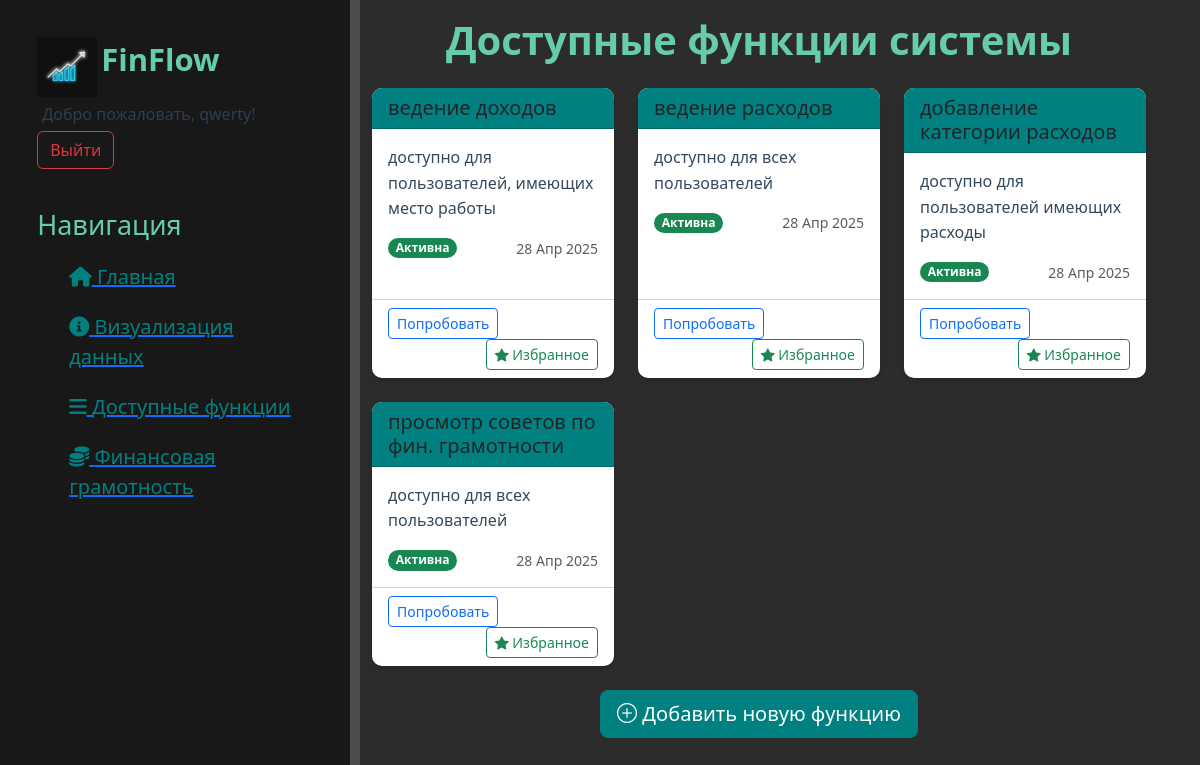
Screenshot of /news/news/ (signed in) with the database file from the repository.
### news/models.py (models this page shows, shortened)
class Features(models.Model):
    name = models.CharField(max_length=100, verbose_name='Название функции')
    description = models.TextField(verbose_name='Описание')
    created_at = models.DateTimeField(auto_now_add=True, verbose_name='Дата создания')
    is_active = models.BooleanField(default=True, verbose_name='Активна')

### news/views.py (the view)
# urls.py: path('news/', views.news_home, name='news_home'),
def news_home(request):
    features = Features.objects.all()
    return render(request, 'news/features.html', {'features': features})

### news/templates/news/features.html (shortened to what this page needs)
{% extends 'main/layout.html' %}
{% block content %}
<div class="container mt-0 pt-3">
     <h1 class="text-center mb-4" style="font-weight: 600;
    color: #66CDAA;">Доступные функции системы</h1>
    <div class="row row-cols-1 row-cols-md-2 row-cols-lg-3 g-4">
        {% for feature in features %}
        <div class="col">
            <div class="card feature-card h-100 {% if not feature.is_active %}card-inactive{% endif %}">
                <div class="card-header" style="background-color: #008080;">
                    <h5 class="card-title mb-0">{{ feature.name }}</h5>
                </div>
                <div class="card-body">
                    <p class="card-text">{{ feature.description }}</p>
                    <div class="d-flex justify-content-between align-items-center">
                        <span class="badge rounded-pill {% if feature.is_active %}bg-success{% else %}bg-secondary{% endif %}">
                            {% if feature.is_active %}Активна{% else %}Отключена{% endif %}
                        </span>
                        <small class="text-muted">{{ feature.created_at|date:"d M Y" }}</small>
                    </div>
                </div>
                <div class="card-footer bg-transparent">
                    <a href="{% url 'about' %}" class="btn btn-outline-primary btn-sm">Попробовать</a>
                    <button class="btn btn-outline-success btn-sm float-end">
                        <i class="bi bi-star-fill"></i> Избранное
                    </button>
                </div>
            </div>
        </div>
        {% empty %}
        <div class="col-12">
            <div class="alert alert-info text-center">
                <i class="bi bi-info-circle-fill"></i> Функции еще не добавлены
            </div>
        </div>
        {% endfor %}
    </div>
    <div class="text-center mt-4">
        <a href="{% url 'create_feature' %}" class="btn btn-primary btn-lg" style="background-color: #008080; border-color: #008080;">
            <i class="bi bi-plus-circle"></i> Добавить новую функцию
        </a>
    </div>
</div>
{% endblock %}

### main/templates/main/layout.html (shortened to what this page needs)
<!DOCTYPE html>
{% load static %}
<html lang="ru">
<head>
    <link rel="stylesheet" href="https://cdn.jsdelivr.net/npm/bootstrap@5.3.3/dist/css/bootstrap.min.css">
    <link rel="stylesheet" href="{% static 'main/css/main.css' %}">
    <link rel="stylesheet" href="https://cdnjs.cloudflare.com/ajax/libs/font-awesome/6.0.0-beta3/css/all.min.css">
    <link rel="stylesheet" href="https://cdn.jsdelivr.net/npm/bootstrap-icons@1.8.0/font/bootstrap-icons.css">
</head>
<body>
    <aside>
        <img src="{% static 'main/img/pic.JPG' %}" alt="Logo">
        <span class="logo">FinFlow</span>
{% if user.is_authenticated %}
    <span class="welcome-message">Добро пожаловать, {{ user.username }}!</span>
    <form action="{% url 'logout' %}" method="post" style="display: inline;">
        <button type="submit" class="btn btn-outline-danger">Выйти</button>
    </form>
{% else %}
    <div class="auth-buttons">
        <a href="{% url 'login' %}" class="btn btn-outline-primary" style=" border-color: #008080; color: #fff;">Войти</a>
        <a href="{% url 'register' %}" class="btn btn-primary" style="background-color: #008080; border-color: #008080;">Регистрация</a>
    </div>
{% endif %}
        <h3>Навигация</h3>
        <ul>
            <a href="{% url 'home' %}"><li><i class="fa-solid fa-house"></i> Главная</li></a>
            <a href="{% url 'about' %}"><li><i class="fa-solid fa-circle-info"></i> Визуализация данных</li></a>
            <a href="{% url 'news_home' %}"><li><i class="fa-solid fa-bars"></i> Доступные функции</li></a>
            <a href="{% url 'financial_tips' %}"><li><i class="fa-solid fa-coins"></i> Финансовая грамотность</li></a>
        </ul>
    </aside>
    <main>
        {% block content %}
        {% endblock %}
    </main>
</body>
</html>

### main/static/main/css/main.css (style rules this page uses)
body { background: #2c2c2c; }
aside { float:left; background: #181818; width: 30%; padding: 3.1%; height: 200vh; color: #66CDAA; border-right: 10px solid #4d4d4d; }
aside img { width: 60px; float: left; }
aside .logo { font-size: 31px; margin-left: 4px; font-weight: bold; position: relative; top: -1px; }
aside h3 { margin-top: 40px; font-size: 27px; }
aside ul { list-style: none }
aside ul li { color: #008080; display: block; margin-top: 20px; font-size: 20px; transition: transform .6s ease; }
.feature-card { border-radius: 10px; box-shadow: 0 4px 6px rgba(0, 0, 0, 0.1); transition: transform 0.3s ease, box-shadow 0.3s ease; border: none; }
.card-header { border-radius: 10px 10px 0 0 !important; }
.btn-outline-primary { transition: all 0.3s; }
.welcome-message { display: inline-block; margin-right: 10px; padding: 5px 5px; font-size: 16px; font-weight: 500; color: #2c3e50; margin-top: 0px; border-radius: 4px; }
main .card-text { color: #34495e; line-height: 1.6; }

### rows the page displays
Features: name "ведение доходов", description "доступно для пользователей, имеющих место работы", is_active "Активна", created_at "28 Апр 2025"
Features: name "ведение расходов", description "доступно для всех пользователей", is_active "Активна", created_at "28 Апр 2025"
Features: name "добавление категории расходов", description "доступно для пользователей имеющих расходы", is_active "Активна", created_at "28 Апр 2025"
Features: name "просмотр советов по фин. грамотности", description "доступно для всех пользователей", is_active "Активна", created_at "28 Апр 2025"

### other values shown
{{ user.username }} "qwerty"
